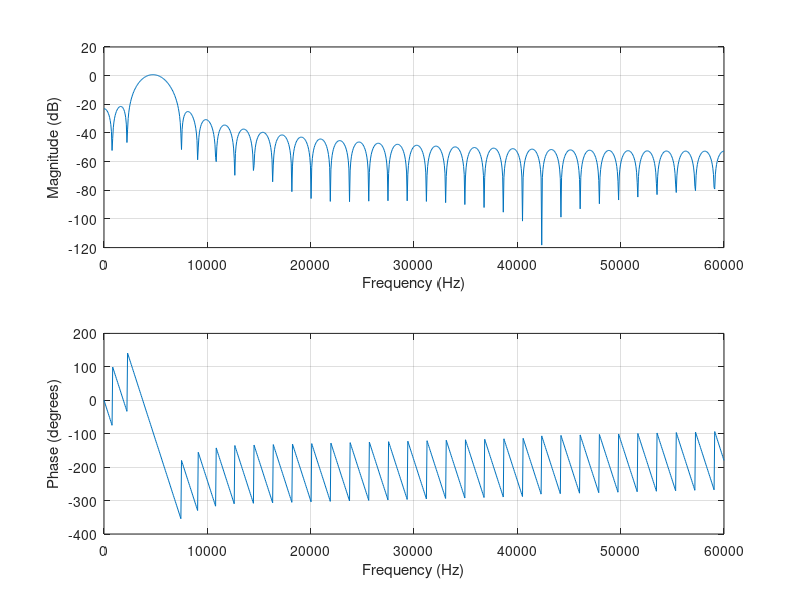
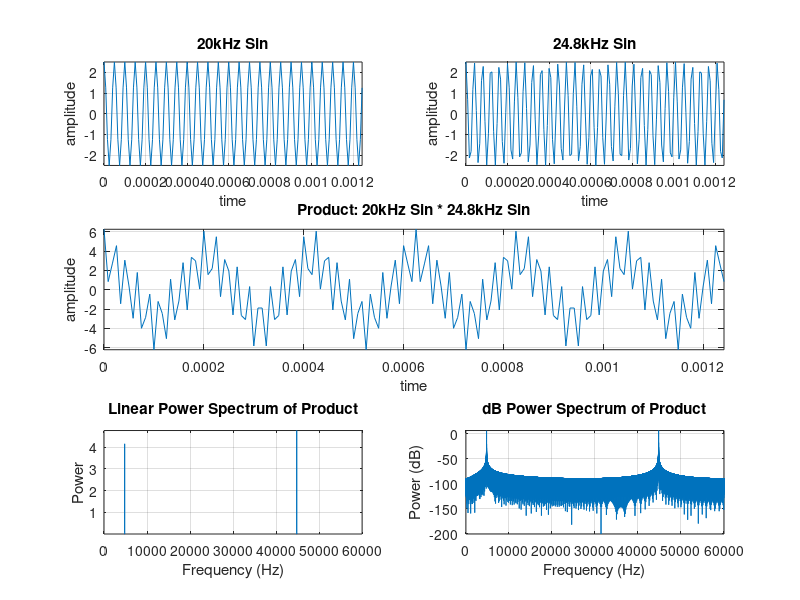
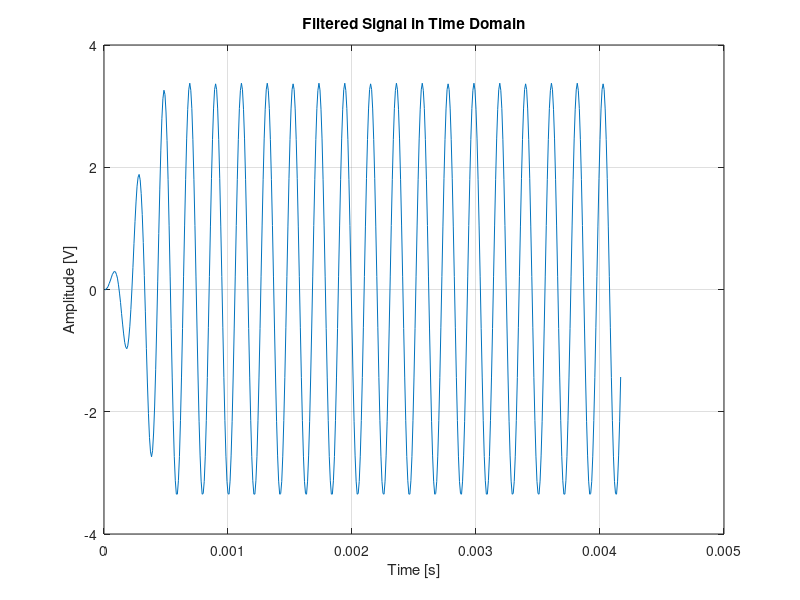
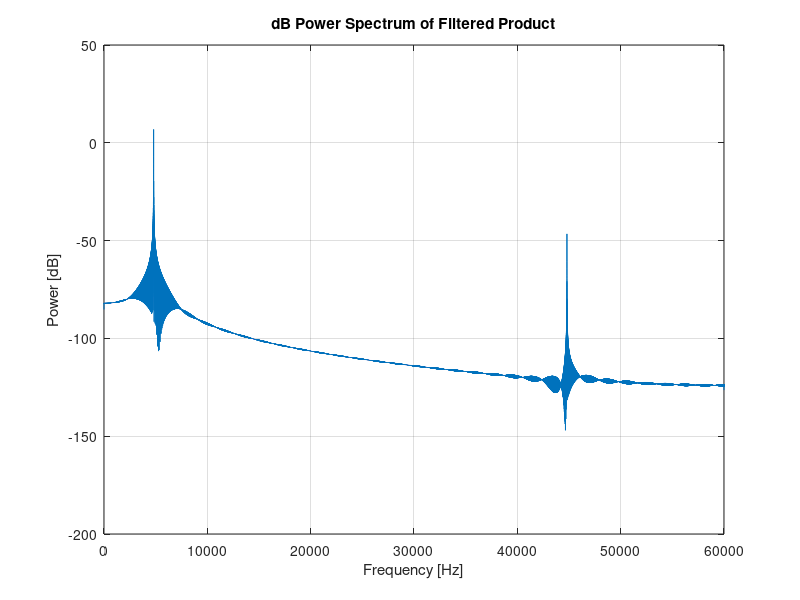

These charts were generated, in order, by the following MATLAB code:
%Lab 10 Material - signal generation
clear;close all
load filt1.mat
% sptool
figure(1)
freqz(filt1.tf.num,filt1.tf.den,1000,120e3);
%want to characterize spectrum to 60 kHz (nyquist freq) so fs = 120 kHz
Fs=120000;
Fn=Fs/2;  
%set the sampling period
t=0:1/Fs:2;
%generate your two signals for 1 second
s1=2.5*cos(2*pi*t*20e3);
s2=2.5*cos(2*pi*t*24.8e3);
%generate the product
x = s1 .* s2;
%generate some plots
figure(2)

subplot(321),plot(t(1:150),s1(1:150));grid;axis tight;
title('20kHz Sin');xlabel('time');ylabel('amplitude')
subplot(322),plot(t(1:150),s2(1:150));grid;axis tight;
title('24.8kHz Sin');xlabel('time');ylabel('amplitude')
subplot(3,2,[3 4]),plot(t(1:150),x(1:150));grid;axis tight;
title('Product: 20kHz Sin * 24.8kHz Sin');xlabel('time');ylabel('amplitude')

%compute and display the freq response using the FFT and Matlab app note
% Use next higher power of 2 greater than or equal to 
% length(x) to calculate FFT. 
NFFT= 2^(nextpow2(length(x))); 
% Take fft, padding with zeros so that length(FFTX) is equal to NFFT 
FFTX = fft(x,NFFT); 
% Calculate the numberof unique points 
NumUniquePts = ceil((NFFT+1)/2); 
% FFT is symmetric, throw away second half 
FFTX = FFTX(1:NumUniquePts); 
% Take the magnitude of fft of x 
MX = abs(FFTX); 
% Scale the fft so that it is not a function of the length of x 
MX = MX/length(x); 
% Take the square of the magnitude of fft of x. 
MX = MX.^2; 
% Multiply by 2 because you threw out second half of FFTX above 
MX = MX*2; 
% DC Component should be unique. 
MX(1) = MX(1)/2; 
% Nyquist component should also be unique.
if ~rem(NFFT,2) 
   % Here NFFT is even; therefore,Nyquist point is included. 
   MX(end) = MX(end)/2; 
end 
% This is an evenly spaced frequency vector with NumUniquePts points. 
f = (0:NumUniquePts-1)*Fs/NFFT; 
% Generate the plot, title and labels. 
subplot(325),plot(f,MX);grid;axis tight;
title('Linear Power Spectrum of Product'); xlabel('Frequency (Hz)'); 
ylabel('Power'); 
subplot(326),plot(f,10*log10(MX));grid;axis tight;
title('dB Power Spectrum of Product'); xlabel('Frequency (Hz)'); 
ylabel('Power (dB)'); 

y = filter(filt1.tf.num,filt1.tf.den,x);
figure(3)
plot([1:500]./(120000),y(1:500));
grid on
xlabel("Time [s]")
ylabel("Amplitude [V]")
title("Filtered Signal in Time Domain")

%compute and display the freq response using the FFT and Matlab app note
% Use next higher power of 2 greater than or equal to 
% length(x) to calculate FFT. 
NFFT_y= 2^(nextpow2(length(y))); 
% Take fft, padding with zeros so that length(FFTX) is equal to NFFT 
FFTX_y = fft(y,NFFT_y); 
% Calculate the numberof unique points 
NumUniquePts_y = ceil((NFFT_y+1)/2); 
% FFT is symmetric, throw away second half 
FFTX_y = FFTX_y(1:NumUniquePts_y); 
% Take the magnitude of fft of x 
MX_y = abs(FFTX_y); 
% Scale the fft so that it is not a function of the length of x 
MX_y = MX_y/length(y); 
% Take the square of the magnitude of fft of x. 
MX_y = MX_y.^2; 
% Multiply by 2 because you threw out second half of FFTX above 
MX_y = MX_y*2; 
% DC Component should be unique. 
MX_y(1) = MX_y(1)/2; 
% Nyquist component should also be unique.
if ~rem(NFFT_y,2) 
   % Here NFFT is even; therefore,Nyquist point is included. 
   MX_y(end) = MX_y(end)/2; 
end 
% This is an evenly spaced frequency vector with NumUniquePts points. 
f_y = (0:NumUniquePts_y-1)*Fs/NFFT_y;
figure(4)
plot(f_y,10*log10(MX_y))
title('dB Power Spectrum of Filtered Product'); xlabel('Frequency [Hz]'); 
ylabel('Power [dB]'); 
grid on

